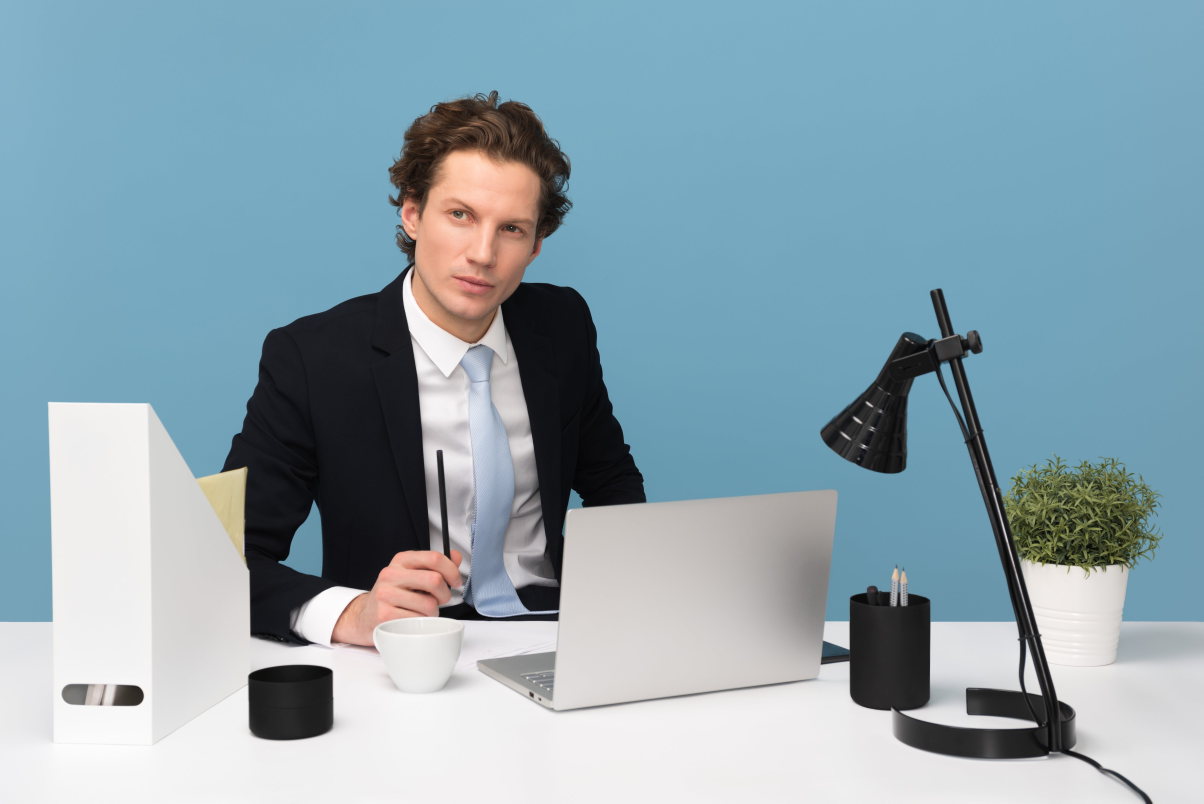
#> input picture resources/pexels-moose-photos-1586996.jpg, 6016 x 4016 px (shown at 1/5 size)
$ python Crop_and_Resizing_Images.py
#> lines starting #> are read from the running program, lines starting #| are printed output that depends on the picture
import cv2 as cv

def display_image(window_name, image):
    cv.imshow(window_name, image)
    cv.waitKey(0)
    cv.destroyAllWindows()

def main():
    # Path of the Image
    path = 'resources/pexels-moose-photos-1586996.jpg'
    img = cv.imread(path)
#> img is the input picture: shape (4016, 6016, 3); mean B, G, R 174.9, 163.8, 140.3

    # Resize the image
    width, height = 400, 400
    resized_img = cv.resize(img, (width, height))
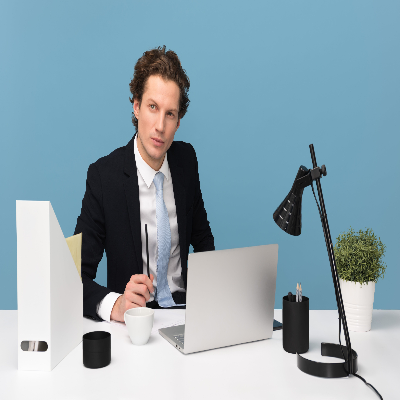
#> resized_img: shape (400, 400, 3); mean B, G, R 174.9, 163.8, 140.3
    display_image("Resized Image", resized_img)

    # Crop the image
    cropped_img = resized_img[0:250, 0:400]
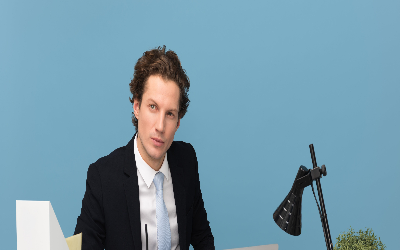
#> cropped_img: shape (250, 400, 3); mean B, G, R 168.8, 151.7, 115.5
    display_image("Cropped Image", cropped_img)

if __name__ == "__main__":
    main()
